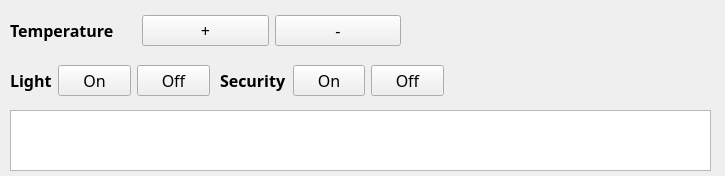
<?xml version="1.0" encoding="UTF-8"?>
<ui version="4.0">
 <class>Device</class>
 <widget class="QWidget" name="Device">
  <property name="geometry">
   <rect>
    <x>0</x>
    <y>0</y>
    <width>725</width>
    <height>176</height>
   </rect>
  </property>
  <property name="font">
   <font>
    <family>Bahnschrift</family>
    <pointsize>12</pointsize>
   </font>
  </property>
  <property name="windowTitle">
   <string>System Manage</string>
  </property>
  <widget class="QListWidget" name="device_view">
   <property name="geometry">
    <rect>
     <x>10</x>
     <y>110</y>
     <width>701</width>
     <height>61</height>
    </rect>
   </property>
   <property name="font">
    <font>
     <family>Bahnschrift</family>
     <pointsize>12</pointsize>
    </font>
   </property>
  </widget>
  <widget class="QWidget" name="horizontalLayoutWidget">
   <property name="geometry">
    <rect>
     <x>10</x>
     <y>10</y>
     <width>391</width>
     <height>41</height>
    </rect>
   </property>
   <layout class="QHBoxLayout" name="temp_layout">
    <item>
     <widget class="QLabel" name="temp_label">
      <property name="font">
       <font>
        <family>Bahnschrift SemiBold</family>
        <pointsize>12</pointsize>
        <bold>true</bold>
       </font>
      </property>
      <property name="text">
       <string>Temperature</string>
      </property>
     </widget>
    </item>
    <item>
     <widget class="QPushButton" name="temp_up">
      <property name="text">
       <string>+</string>
      </property>
     </widget>
    </item>
    <item>
     <widget class="QPushButton" name="temp_down">
      <property name="text">
       <string>-</string>
      </property>
     </widget>
    </item>
   </layout>
  </widget>
  <widget class="QWidget" name="horizontalLayoutWidget_2">
   <property name="geometry">
    <rect>
     <x>10</x>
     <y>60</y>
     <width>200</width>
     <height>41</height>
    </rect>
   </property>
   <layout class="QHBoxLayout" name="light_layout">
    <item>
     <widget class="QLabel" name="light_label">
      <property name="font">
       <font>
        <family>Bahnschrift SemiBold</family>
        <pointsize>12</pointsize>
        <bold>true</bold>
       </font>
      </property>
      <property name="text">
       <string>Light</string>
      </property>
     </widget>
    </item>
    <item>
     <widget class="QPushButton" name="light_on">
      <property name="text">
       <string>On</string>
      </property>
     </widget>
    </item>
    <item>
     <widget class="QPushButton" name="light_off">
      <property name="text">
       <string>Off</string>
      </property>
     </widget>
    </item>
   </layout>
  </widget>
  <widget class="QWidget" name="horizontalLayoutWidget_3">
   <property name="geometry">
    <rect>
     <x>220</x>
     <y>60</y>
     <width>224</width>
     <height>41</height>
    </rect>
   </property>
   <layout class="QHBoxLayout" name="security_layout">
    <item>
     <widget class="QLabel" name="security_label">
      <property name="font">
       <font>
        <family>Bahnschrift SemiBold</family>
        <pointsize>12</pointsize>
        <bold>true</bold>
       </font>
      </property>
      <property name="text">
       <string>Security</string>
      </property>
     </widget>
    </item>
    <item>
     <widget class="QPushButton" name="security_on">
      <property name="text">
       <string>On</string>
      </property>
     </widget>
    </item>
    <item>
     <widget class="QPushButton" name="security_off">
      <property name="text">
       <string>Off</string>
      </property>
     </widget>
    </item>
   </layout>
  </widget>
 </widget>
 <resources/>
 <connections/>
</ui>
